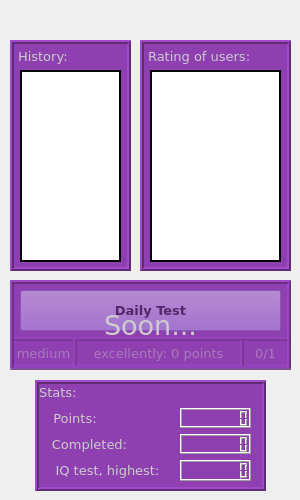
    <widget class="QWidget" name="statsPage">
     <widget class="QLabel" name="label_11">
      <property name="geometry">
       <rect>
        <x>140</x>
        <y>40</y>
        <width>151</width>
        <height>231</height>
       </rect>
      </property>
      <property name="font">
       <font>
        <family>Verdana</family>
        <pointsize>10</pointsize>
        <weight>50</weight>
        <bold>false</bold>
        <stylestrategy>PreferAntialias</stylestrategy>
        <kerning>true</kerning>
       </font>
      </property>
      <property name="autoFillBackground">
       <bool>false</bool>
      </property>
      <property name="styleSheet">
       <string notr="true">background-color: rgb(142, 64, 177);
color: rgb(204, 204, 204);</string>
      </property>
      <property name="frameShape">
       <enum>QFrame::Box</enum>
      </property>
      <property name="frameShadow">
       <enum>QFrame::Raised</enum>
      </property>
      <property name="lineWidth">
       <number>2</number>
      </property>
      <property name="text">
       <string>Rating of users:</string>
      </property>
      <property name="alignment">
       <set>Qt::AlignLeading|Qt::AlignLeft|Qt::AlignTop</set>
      </property>
     </widget>
     <widget class="QLabel" name="label_12">
      <property name="geometry">
       <rect>
        <x>10</x>
        <y>280</y>
        <width>281</width>
        <height>61</height>
       </rect>
      </property>
      <property name="font">
       <font>
        <family>Verdana</family>
        <pointsize>10</pointsize>
        <weight>50</weight>
        <bold>false</bold>
        <stylestrategy>PreferAntialias</stylestrategy>
        <kerning>true</kerning>
       </font>
      </property>
      <property name="autoFillBackground">
       <bool>false</bool>
      </property>
      <property name="styleSheet">
       <string notr="true">background-color: rgb(142, 64, 177);
color: rgb(204, 204, 204);</string>
      </property>
      <property name="frameShape">
       <enum>QFrame::Box</enum>
      </property>
      <property name="frameShadow">
       <enum>QFrame::Raised</enum>
      </property>
      <property name="lineWidth">
       <number>2</number>
      </property>
      <property name="text">
       <string/>
      </property>
      <property name="alignment">
       <set>Qt::AlignHCenter|Qt::AlignTop</set>
      </property>
     </widget>
     <widget class="QPushButton" name="dailyTestBtn">
      <property name="geometry">
       <rect>
        <x>20</x>
        <y>290</y>
        <width>261</width>
        <height>41</height>
       </rect>
      </property>
      <property name="font">
       <font>
        <family>Verdana</family>
        <pointsize>10</pointsize>
        <weight>75</weight>
        <bold>true</bold>
       </font>
      </property>
      <property name="autoFillBackground">
       <bool>false</bool>
      </property>
      <property name="styleSheet">
       <string notr="true">background-color: rgb(170, 170, 255);</string>
      </property>
      <property name="text">
       <string>Daily Test</string>
      </property>
      <property name="autoDefault">
       <bool>false</bool>
      </property>
      <property name="default">
       <bool>false</bool>
      </property>
      <property name="flat">
       <bool>false</bool>
      </property>
     </widget>
     <widget class="QLabel" name="compTestTodayLbl">
      <property name="geometry">
       <rect>
        <x>240</x>
        <y>337</y>
        <width>51</width>
        <height>31</height>
       </rect>
      </property>
      <property name="font">
       <font>
        <family>Verdana</family>
        <pointsize>10</pointsize>
        <weight>50</weight>
        <bold>false</bold>
        <stylestrategy>PreferAntialias</stylestrategy>
        <kerning>true</kerning>
       </font>
      </property>
      <property name="autoFillBackground">
       <bool>false</bool>
      </property>
      <property name="styleSheet">
       <string notr="true">background-color: rgb(142, 64, 177);
color: rgb(204, 204, 204);</string>
      </property>
      <property name="frameShape">
       <enum>QFrame::Box</enum>
      </property>
      <property name="frameShadow">
       <enum>QFrame::Raised</enum>
      </property>
      <property name="lineWidth">
       <number>2</number>
      </property>
      <property name="text">
       <string>0/1</string>
      </property>
      <property name="alignment">
       <set>Qt::AlignHCenter|Qt::AlignTop</set>
      </property>
     </widget>
     <widget class="QLabel" name="lvlComLbl">
      <property name="geometry">
       <rect>
        <x>10</x>
        <y>337</y>
        <width>67</width>
        <height>31</height>
       </rect>
      </property>
      <property name="font">
       <font>
        <family>Verdana</family>
        <pointsize>10</pointsize>
        <weight>50</weight>
        <bold>false</bold>
        <stylestrategy>PreferAntialias</stylestrategy>
        <kerning>true</kerning>
       </font>
      </property>
      <property name="autoFillBackground">
       <bool>false</bool>
      </property>
      <property name="styleSheet">
       <string notr="true">background-color: rgb(142, 64, 177);
color: rgb(204, 204, 204);</string>
      </property>
      <property name="frameShape">
       <enum>QFrame::Box</enum>
      </property>
      <property name="frameShadow">
       <enum>QFrame::Raised</enum>
      </property>
      <property name="lineWidth">
       <number>2</number>
      </property>
      <property name="text">
       <string>medium</string>
      </property>
      <property name="alignment">
       <set>Qt::AlignHCenter|Qt::AlignTop</set>
      </property>
     </widget>
     <widget class="QLabel" name="exPointLbl">
      <property name="geometry">
       <rect>
        <x>73</x>
        <y>337</y>
        <width>171</width>
        <height>31</height>
       </rect>
      </property>
      <property name="font">
       <font>
        <family>Verdana</family>
        <pointsize>10</pointsize>
        <weight>50</weight>
        <bold>false</bold>
        <stylestrategy>PreferAntialias</stylestrategy>
        <kerning>true</kerning>
       </font>
      </property>
      <property name="autoFillBackground">
       <bool>false</bool>
      </property>
      <property name="styleSheet">
       <string notr="true">background-color: rgb(142, 64, 177);
color: rgb(204, 204, 204);</string>
      </property>
      <property name="frameShape">
       <enum>QFrame::Box</enum>
      </property>
      <property name="frameShadow">
       <enum>QFrame::Raised</enum>
      </property>
      <property name="lineWidth">
       <number>2</number>
      </property>
      <property name="text">
       <string>excellently: 0 points</string>
      </property>
      <property name="alignment">
       <set>Qt::AlignHCenter|Qt::AlignTop</set>
      </property>
     </widget>
     <widget class="QLabel" name="label_16">
      <property name="geometry">
       <rect>
        <x>10</x>
        <y>40</y>
        <width>121</width>
        <height>231</height>
       </rect>
      </property>
      <property name="font">
       <font>
        <family>Verdana</family>
        <pointsize>10</pointsize>
        <weight>50</weight>
        <bold>false</bold>
        <stylestrategy>PreferAntialias</stylestrategy>
        <kerning>true</kerning>
       </font>
      </property>
      <property name="autoFillBackground">
       <bool>false</bool>
      </property>
      <property name="styleSheet">
       <string notr="true">background-color: rgb(142, 64, 177);
color: rgb(204, 204, 204);</string>
      </property>
      <property name="frameShape">
       <enum>QFrame::Box</enum>
      </property>
      <property name="frameShadow">
       <enum>QFrame::Raised</enum>
      </property>
      <property name="lineWidth">
       <number>2</number>
      </property>
      <property name="text">
       <string>History:</string>
      </property>
      <property name="alignment">
       <set>Qt::AlignLeading|Qt::AlignLeft|Qt::AlignTop</set>
      </property>
     </widget>
     <widget class="QListWidget" name="ratingList">
      <property name="geometry">
       <rect>
        <x>150</x>
        <y>70</y>
        <width>131</width>
        <height>192</height>
       </rect>
      </property>
      <property name="frameShape">
       <enum>QFrame::Panel</enum>
      </property>
      <property name="frameShadow">
       <enum>QFrame::Plain</enum>
      </property>
      <property name="lineWidth">
       <number>2</number>
      </property>
     </widget>
     <widget class="QListWidget" name="historyList">
      <property name="geometry">
       <rect>
        <x>20</x>
        <y>70</y>
        <width>101</width>
        <height>192</height>
       </rect>
      </property>
      <property name="frameShape">
       <enum>QFrame::Panel</enum>
      </property>
      <property name="frameShadow">
       <enum>QFrame::Plain</enum>
      </property>
      <property name="lineWidth">
       <number>2</number>
      </property>
     </widget>
     <widget class="QLabel" name="label_17">
      <property name="geometry">
       <rect>
        <x>35</x>
        <y>380</y>
        <width>231</width>
        <height>111</height>
       </rect>
      </property>
      <property name="font">
       <font>
        <family>Verdana</family>
        <pointsize>10</pointsize>
        <weight>50</weight>
        <bold>false</bold>
        <stylestrategy>PreferAntialias</stylestrategy>
        <kerning>true</kerning>
       </font>
      </property>
      <property name="autoFillBackground">
       <bool>false</bool>
      </property>
      <property name="styleSheet">
       <string notr="true">background-color: rgb(142, 64, 177);
color: rgb(204, 204, 204);</string>
      </property>
      <property name="frameShape">
       <enum>QFrame::Box</enum>
      </property>
      <property name="frameShadow">
       <enum>QFrame::Raised</enum>
      </property>
      <property name="lineWidth">
       <number>2</number>
      </property>
      <property name="text">
       <string>Stats:</string>
      </property>
      <property name="textFormat">
       <enum>Qt::AutoText</enum>
      </property>
      <property name="alignment">
       <set>Qt::AlignLeading|Qt::AlignLeft|Qt::AlignTop</set>
      </property>
      <property name="margin">
       <number>5</number>
      </property>
      <property name="indent">
       <number>0</number>
      </property>
     </widget>
     <widget class="QLabel" name="label_18">
      <property name="geometry">
       <rect>
        <x>52</x>
        <y>408</y>
        <width>46</width>
        <height>20</height>
       </rect>
      </property>
      <property name="font">
       <font>
        <family>Verdana</family>
        <pointsize>10</pointsize>
        <stylestrategy>PreferAntialias</stylestrategy>
       </font>
      </property>
      <property name="autoFillBackground">
       <bool>false</bool>
      </property>
      <property name="styleSheet">
       <string notr="true">background-color: rgb(142, 64, 177);
color: rgb(204, 204, 204);</string>
      </property>
      <property name="text">
       <string>Points:</string>
      </property>
      <property name="alignment">
       <set>Qt::AlignCenter</set>
      </property>
     </widget>
     <widget class="QLCDNumber" name="iqLcd">
      <property name="geometry">
       <rect>
        <x>180</x>
        <y>460</y>
        <width>71</width>
        <height>21</height>
       </rect>
      </property>
      <property name="smallDecimalPoint">
       <bool>false</bool>
      </property>
      <property name="digitCount">
       <number>8</number>
      </property>
     </widget>
     <widget class="QLabel" name="label_19">
      <property name="geometry">
       <rect>
        <x>52</x>
        <y>434</y>
        <width>75</width>
        <height>20</height>
       </rect>
      </property>
      <property name="font">
       <font>
        <family>Verdana</family>
        <pointsize>10</pointsize>
        <stylestrategy>PreferAntialias</stylestrategy>
       </font>
      </property>
      <property name="autoFillBackground">
       <bool>false</bool>
      </property>
      <property name="styleSheet">
       <string notr="true">background-color: rgb(142, 64, 177);
color: rgb(204, 204, 204);</string>
      </property>
      <property name="text">
       <string>Completed:</string>
      </property>
      <property name="alignment">
       <set>Qt::AlignCenter</set>
      </property>
     </widget>
     <widget class="QLabel" name="label_20">
      <property name="geometry">
       <rect>
        <x>52</x>
        <y>460</y>
        <width>111</width>
        <height>21</height>
       </rect>
      </property>
      <property name="font">
       <font>
        <family>Verdana</family>
        <pointsize>10</pointsize>
        <stylestrategy>PreferAntialias</stylestrategy>
       </font>
      </property>
      <property name="autoFillBackground">
       <bool>false</bool>
      </property>
      <property name="styleSheet">
       <string notr="true">background-color: rgb(142, 64, 177);
color: rgb(204, 204, 204);</string>
      </property>
      <property name="text">
       <string>IQ test, highest:</string>
      </property>
      <property name="alignment">
       <set>Qt::AlignCenter</set>
      </property>
     </widget>
     <widget class="QLCDNumber" name="pointsLcd">
      <property name="geometry">
       <rect>
        <x>180</x>
        <y>408</y>
        <width>71</width>
        <height>20</height>
       </rect>
      </property>
      <property name="digitCount">
       <number>8</number>
      </property>
     </widget>
     <widget class="QLCDNumber" name="completedLcd">
      <property name="geometry">
       <rect>
        <x>180</x>
        <y>434</y>
        <width>71</width>
        <height>20</height>
       </rect>
      </property>
      <property name="smallDecimalPoint">
       <bool>false</bool>
      </property>
      <property name="digitCount">
       <number>8</number>
      </property>
     </widget>
     <widget class="QLabel" name="label_42">
      <property name="geometry">
       <rect>
        <x>10</x>
        <y>280</y>
        <width>281</width>
        <height>90</height>
       </rect>
      </property>
      <property name="font">
       <font>
        <family>Verdana</family>
        <pointsize>20</pointsize>
        <weight>50</weight>
        <bold>false</bold>
        <stylestrategy>PreferAntialias</stylestrategy>
        <kerning>true</kerning>
       </font>
      </property>
      <property name="autoFillBackground">
       <bool>false</bool>
      </property>
      <property name="styleSheet">
       <string notr="true">background-color: rgba(142, 64, 177, 150);
color: rgb(204, 204, 204);</string>
      </property>
      <property name="frameShape">
       <enum>QFrame::Box</enum>
      </property>
      <property name="frameShadow">
       <enum>QFrame::Raised</enum>
      </property>
      <property name="lineWidth">
       <number>2</number>
      </property>
      <property name="text">
       <string>Soon...</string>
      </property>
      <property name="alignment">
       <set>Qt::AlignCenter</set>
      </property>
     </widget>
     <zorder>lvlComLbl</zorder>
     <zorder>compTestTodayLbl</zorder>
     <zorder>label_11</zorder>
     <zorder>label_12</zorder>
     <zorder>dailyTestBtn</zorder>
     <zorder>exPointLbl</zorder>
     <zorder>label_16</zorder>
     <zorder>ratingList</zorder>
     <zorder>historyList</zorder>
     <zorder>label_17</zorder>
     <zorder>label_18</zorder>
     <zorder>iqLcd</zorder>
     <zorder>label_19</zorder>
     <zorder>label_20</zorder>
     <zorder>pointsLcd</zorder>
     <zorder>completedLcd</zorder>
     <zorder>label_42</zorder>
    </widget>
